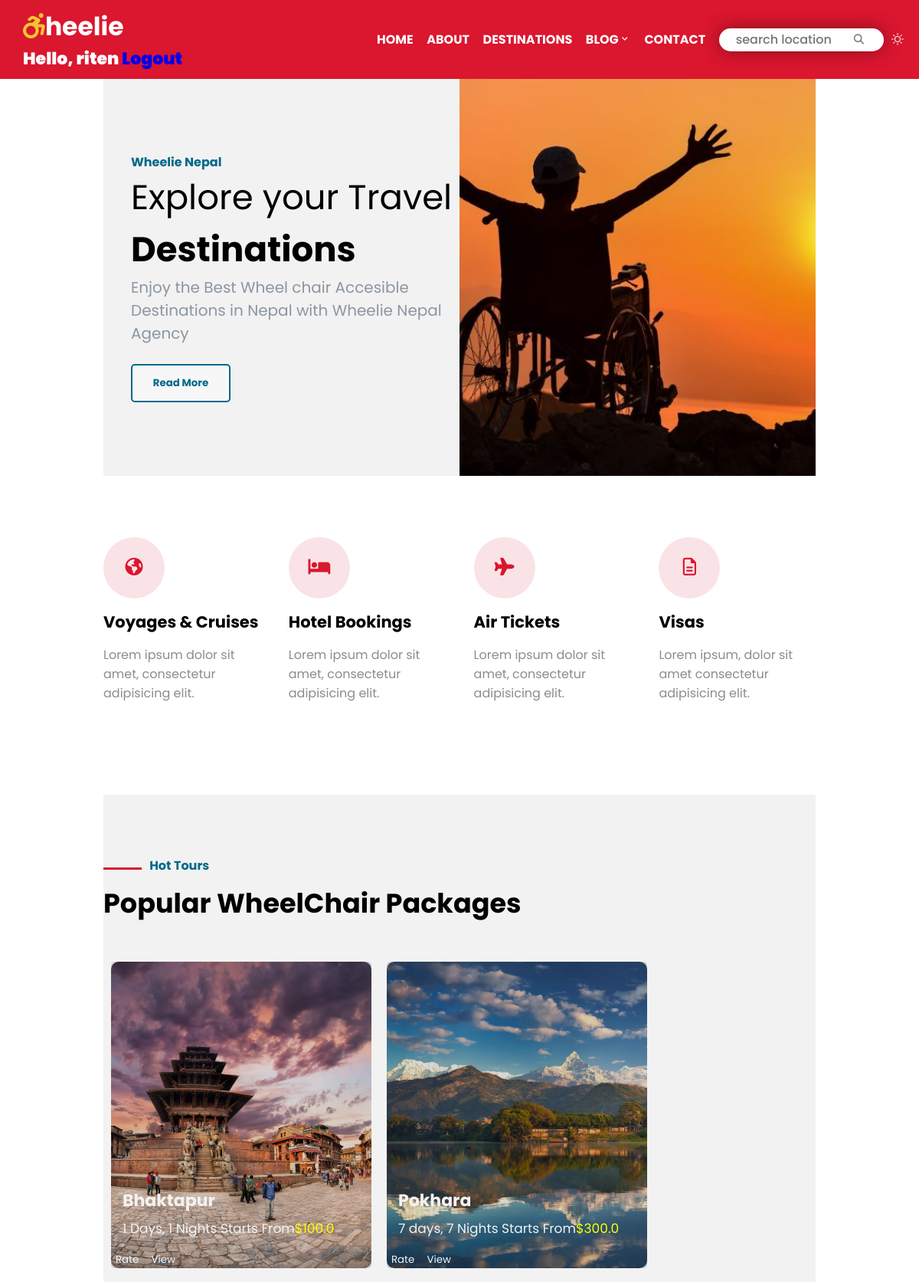
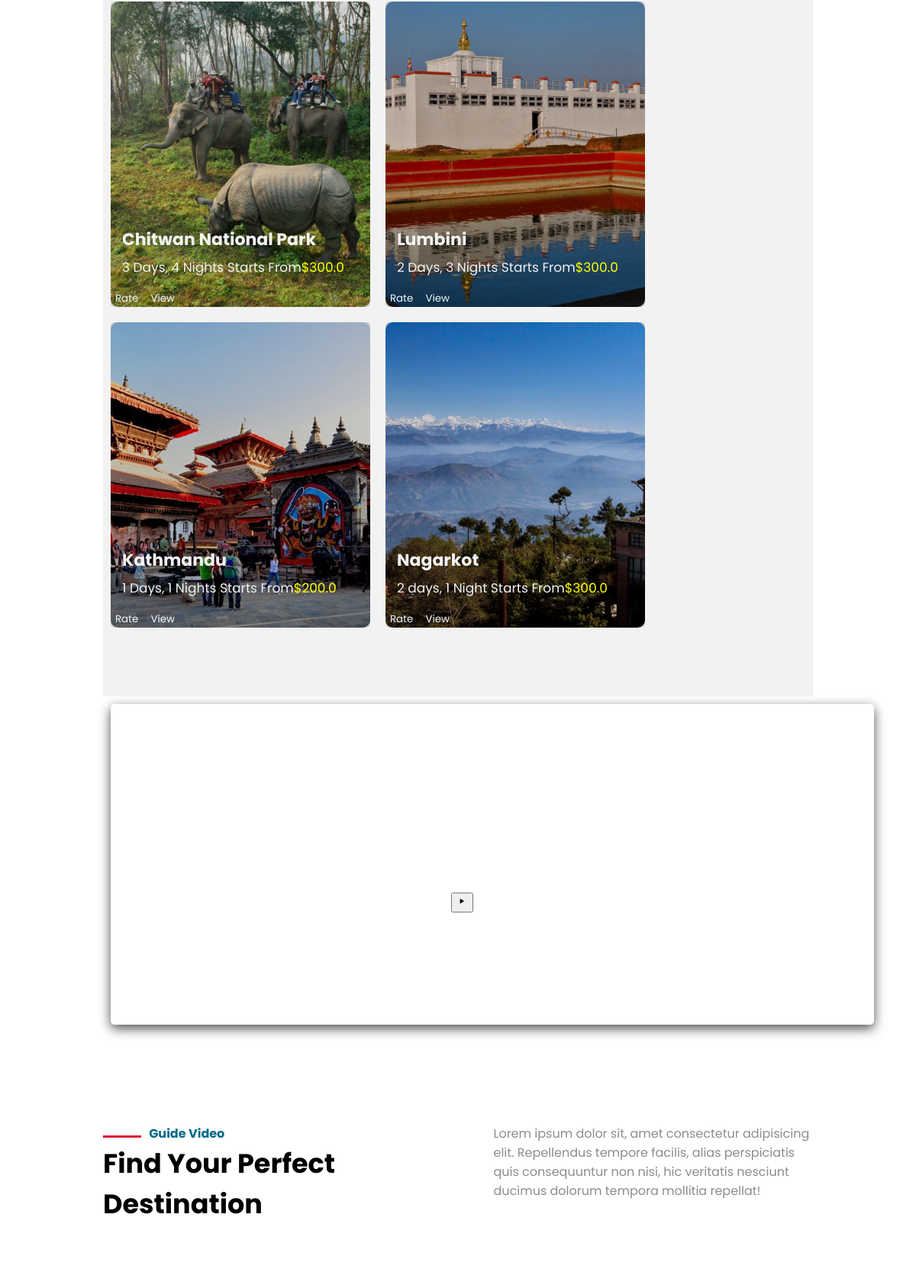
The app's page / (signed in, upper part) with its own data (2 pictures, top to bottom).
### stroll1/models.py (models this page shows, shortened)
class Destination(models.Model):
    id = models.AutoField(primary_key=True)
    name = models.CharField(max_length=100)
    description = models.CharField(max_length=300)
    price = models.FloatField()
    img = models.ImageField(upload_to="pics")
    @property
    def imageUrl(self):
        try:
            url = self.img.url
        except:
            url = ''
        return url

### stroll1/views.py (the view)
# urls.py: path("", views.index, name="home"),
def index(request):
    dests = Destination.objects.all()
    context = {'dests': dests}
    return render(request, 'index.html', context)

### Templates/index.html (shortened to what this page needs)
{% extends 'base.html'%}
{% load static %}
{% static "images" as baseUrl %}
    {%block content%}
    <div class="container2">
        <div class="about" id="about">
            <h4>Wheelie Nepal</h4>
            <h1>Explore your Travel <span>Destinations</span></h1>
            <h3>Enjoy the Best Wheel chair Accesible Destinations in Nepal with Wheelie Nepal Agency</h3>
            <br>
            <button>Read More</button>
        </div>
        <div class="swipe-images">
        </div>
    </div>
    <div class="container3 container">
        <div class="voyage con3">
            <button><i class="fa-solid fa-earth-americas book-icon"></i></button>
            <h2>Voyages & Cruises</h2>
            <p>Lorem ipsum dolor sit amet, consectetur adipisicing elit.</p>
        </div>
        <div class="book con3">
            <button><i class="fa-solid fa-bed book-icon"></i></button>
            <h2>Hotel Bookings</h2>
            <p>Lorem ipsum dolor sit amet, consectetur adipisicing elit.</p>
        </div>
        <div class="ticket con3">
            <button><i class="fa-solid fa-plane book-icon"></i></button>
            <h2>Air Tickets</h2>
            <p>Lorem ipsum dolor sit amet, consectetur adipisicing elit.</p>
        </div>
        <div class="visa con3">
            <button><i class="fa-regular fa-file-lines book-icon"></i></button>
            <h2>Visas</h2>
            <p>Lorem ipsum, dolor sit amet consectetur adipisicing elit.</p>
        </div>
    </div>
    <div class="container4" id="container4">
        <div class="container" id="container">
            <h4><span class="st-line"></span>&nbsp;&nbsp; Hot Tours</h4>
            <h2 class="head2">Popular WheelChair Packages</h2>
            <div class="grid-images">
                {% for dest in dests %}
                <div class="g-img products">
                    <img src="{{dest.imageUrl}}" alt="">
                    <div class="img-text">
                        <h3 class="product-name">{{dest.name}}</h3>
                        <p>{{dest.description}}<a  class="product-price" href="{% url 'payment' %}"><span style="color:yellow">${{dest.price}}</span></a></p>
                        <div class="rate" style="position:absolute;bottom:0;right:1;">
                            <button style="background: transparent; border-style:none"><a href="{% url 'rating' dest.id %}" style="color:aliceblue">Rate</a></button>
                            <button style="background: transparent; border-style:none"><a href="{% url 'destination_details' dest.id %}" style="color:aliceblue">View</a></button>
                        </div>
                    </div>
                </div>
                {% endfor %}
            </div>
        </div>
    </div>
    <div class="container5">
        <div class="video-container">
            <div class="video">
                <video aria-label="video" src="static/images/video1.mp4" muted></video>
            </div>
        </div>
        <div id="button"><button aria-label="play-video"><i class='bx bx-play playbutton' ></i></button></div>
    </div>
    <div class="container6 container">
        <div class="head6">
            <h4><span class="st-line"></span>&nbsp;&nbsp; Guide Video</h4>
            <h2 class="head2">Find Your Perfect Destination</h2>
        </div>
        <div class="content6">
            <p>Lorem ipsum dolor sit, amet consectetur adipisicing elit. Repellendus tempore facilis, alias perspiciatis quis consequuntur non nisi, hic veritatis nesciunt ducimus dolorum tempora mollitia repellat!</p>
        </div>
    </div>
    {%endblock %}

### Templates/nav.html (shortened to what this page needs)
<link rel="stylesheet" href="https://cdn.jsdelivr.net/npm/bootstrap-icons@1.10.5/font/bootstrap-icons.css">
<div class="container1">
    <div class="title">
        <h2 aria-label="Wheelie logo ."><i class="fa-solid fa-wheelchair-move stroll-icon"></i>heelie</h2>
        {% if request.user.is_authenticated%}
        <span>Hello, {{request.user}}</span>
        <span><a href="{% url 'logout'%}">Logout</a></span>
        {% endif %}
    </div>
    <div aria-label="navigation bar with 4 links home about destinations blog contact" role="nav" class="menu">
        <li><a href="{% url 'home' %}">HOME</a></li>
        <li><a href="#">ABOUT</a></li>
        <li><a href="#container4">DESTINATIONS</a></li>
        <li>
            <a href="#">BLOG<i class='bx bx-chevron-down'></i></a>
        </li>
        <li><a href="#">CONTACT</a></li>
    </div>
        <div class="form">
            <form aria-label="input text for search"  method="get" action="/search">
            <input type="search" placeholder="search location" name="query" id="query" required>
            <button aria-label = "search-button" class="search" type="submit"><i class="fa-solid fa-magnifying-glass glass"></i></button>
            </form>
        </div>
        <span onclick="change_icon()" id="dark" ><i class="bi bi-brightness-high on" id="light"></i></span>
</div>

### static/css/style.css (style rules this page uses)
* { margin: 0; box-sizing: border-box; font-family: 'Poppins', sans-serif; scroll-behavior: smooth; }
.container1 { background-color: #DB162F; display: flex; padding: 10px; align-items: center; font-weight: bold; }
a { text-decoration: none; }
.title { width: 40%; color: white; font-size: 22px; font-weight: bolder; padding-left: 20px; }
.stroll-icon { color:#F2C532 ; }
.menu { display: flex; width: 40%; justify-content: space-evenly; }
.menu a { text-decoration: none; color: white; }
.menu li { list-style: none; position: relative; }
.container2 { display: flex; cursor: default; }
.about { width: 50%; padding: 19vh 0 19vh 3vw; background-color: #F2F2F2; }
h4 { color: #006989; font-weight: bold; }
.about h1 { font-weight: normal; font-size: 60px; }
.about h1 span { font-weight: bold; }
.about h3 { color: #8C96A1; font-weight: normal; font-size: 20px; }
.about button { background-color: #F7F7F7; color: #006989; height: 50px; width: 130px; border: #006989 2px solid; border-radius: 5px; font-weight: bold; }
.swipe-images { width: 50%; background-image: url("/static/images/wheelie2.jpg"); background-size: cover; background-position: center; }
.container { width: 1080px; margin:0 auto; }
.search { border-style: none; background-color: white; }
.container3 { padding: 10vh 0; display: flex; justify-content: space-between; }
.con3 { width: 22%; }
.glass { color: gray !important; }
.container3 button { height: 80px; width: 80px; border: none; border-radius: 50%; background-color:#F9E3E6; cursor:default; }
.book-icon { color: #DB162F; font-size: 23px; }
.container3 h2 { font-size: 21px; padding: 15px 0; }
.container3 p { color: #8C8C8C; }
.container4 { background-color:#F2F2F2 ; width: 100%; padding: 10vh 0; }
.container4 h4 { padding-bottom: 10px; }
.head2 { font-size: 35px; }
.container4 h2 { padding-bottom: 40px; }
.st-line { display: inline-block; background-color: #DB162F; height: 3px; width: 50px; }
.grid-images { display: flex; flex-wrap: wrap; }
.g-img { border-radius: 10px; width: 340px; height: 400px; position: relative; cursor: pointer; margin: 10px; }
.g-img img { position: absolute; height: 100%; width: 100%; border-radius: 10px; object-fit: cover; }
.img-text { position: absolute; background-color: rgba(0,0,0,0.15); height: 100%; width: 100%; border-radius: 5px ; }
.g-img h3, .g-img p { position: absolute; }
.g-img h3 { top: 70%; color: #F2F2F2; font-size: 25px; padding: 15px; }
.g-img p { top: 80%; color: #F2F2F2; font-size: 17px; padding: 15px; }
.g-img span { color: #F2C532; }
.container6 h2, .container6 h4 { font-weight: bold; }
.container6 { padding: 10vh 0; display: flex; justify-content: space-between; }
.head6, .content6 { width: 45%; }
.content6 { color: #8C8C8C; }
.container5 { margin: 0 auto; position: relative; min-height: 60vh; width: 1050px; }
.container5 .video-container { position: absolute; display: flex; justify-content: center; padding: 10px; z-index: 1; }
.container5 .video { height: 420px; width: 1000px; overflow: hidden; border-radius: 5px; cursor: pointer; box-shadow: 0 5px 15px rgba(0, 0, 0, .7); }
.container5 .video-container .video video { height: 100%; width: 100%; object-fit: cover; transition: .2s linear; z-index: 1; }
.container5 #button { top: 48%; left: 49%; border: none; display: flex; align-items: center; position: absolute; height: 80px; width: 100px; z-index: 999; }
.playbutton { border-radius: 50%; }
.container1 .form form { background-color: white; border-radius: 30px; height: 30px; padding: 1px 20px; display: flex; align-items: center; transition: 0.8s; box-shadow: 0 0 25px 0 rgba(0, 0, 0, 0.4); }
.container1 .form form input { width: 150px; }
.container1 .form form input { background: transparent; outline: none; border: none; font-weight: 500; font-size: 16px; transition: 0.8s; }
.on { margin: 0 10px; color: white !important; }

### static/css/stroll-media.css (style rules this page uses)
@media (max-width:1270px) { .about h1 { font-size: 45px; } }
@media screen and (max-width:1200px) { .container { width: 930px; } }
@media screen and (max-width:1200px) { .about { padding: 12vh 0 12vh 3vw; } }
@media screen and (max-width:1200px) { .grid-images { grid-template-columns:repeat(3,290px); grid-template-rows: repeat(2,350px); } }
@media screen and (max-width:1200px) { .g-img h3 { font-size: 22px; } }
@media screen and (max-width:1200px) { .container5 { width: 930px; height: 55vh; } }

### records on screen
Destination: imageUrl (picture), name "Bhaktapur", description "1 Days, 1 Nights Starts From", price "100.0"
Destination: imageUrl (picture), name "Pokhara", description "7 days, 7 Nights Starts From", price "300.0"
Destination: imageUrl (picture), name "Chitwan National Park", description "3 Days, 4 Nights Starts From", price "300.0"
Destination: imageUrl (picture), name "Lumbini", description "2 Days, 3 Nights Starts From", price "300.0"
Destination: imageUrl (picture), name "Kathmandu", description "1 Days, 1 Nights Starts From", price "200.0"
Destination: imageUrl (picture), name "Nagarkot", description "2 days, 1 Night Starts From", price "300.0"

### other values on screen
{{ request.user }} "riten"
